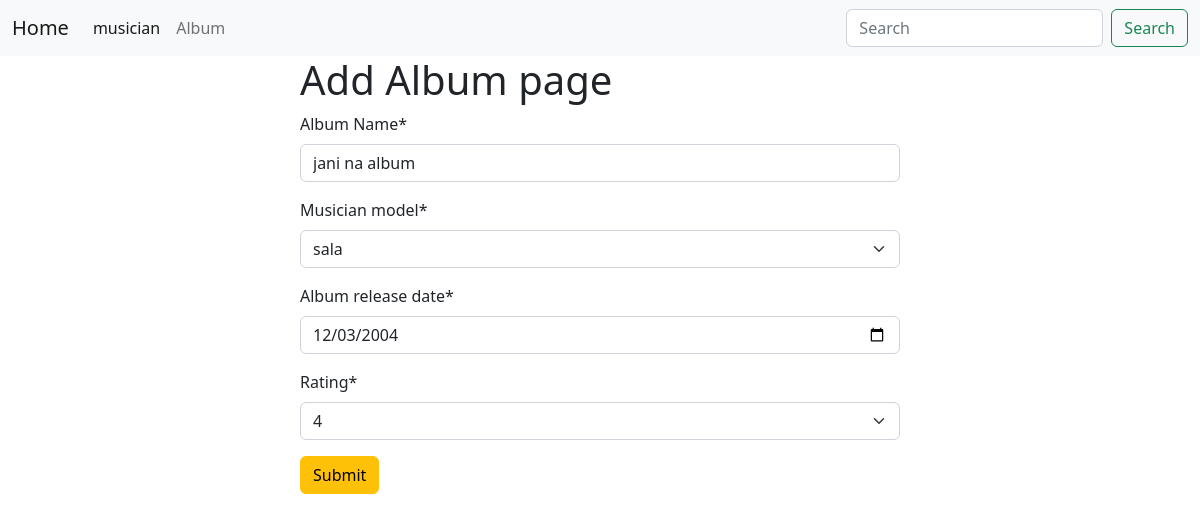
Screenshot of /Album/edit/8 with the database file from the repository.
### Album/models.py (models this page shows, shortened)
class Album(models.Model):
    Album_Name=models.CharField(max_length=50)
    musician_model= models.ForeignKey(musician, on_delete=models.CASCADE, default=None)
    Album_release_date=models.DateField()
    Rating = models.IntegerField()
    tmp = [MaxValueValidator(5),MinValueValidator(0)]

### Album/views.py (the view)
# urls.py: path('edit/<int:id>', views.edit, name='edit'),
def edit(request, id):
    post = models.Album.objects.get(pk=id)
    post_form = forms.Albumform(instance=post)
    if request.method == 'POST':
        post_form = forms.Albumform(request.POST, instance=post)
        if post_form.is_valid():
            post_form.save()
        return redirect('homepage')
    return render(request, 'album_form.html', {'form' : post_form})

### Album/forms.py
class Albumform(forms.ModelForm):
    class Meta:
        model = Album
        fields = '__all__'
        widgets = {
            'Rating': forms.Select(choices=[(i,i) for i in range(1,6)]),
            'Album_release_date': forms.NumberInput(attrs={'type':'date'}),
        }

### musician/models.py (called while the page is built)
    def __str__(self):
        return self.first_Name

### Album/templates/album_form.html (shortened to what this page needs)
{% extends 'base.html' %}
{%  load crispy_forms_tags %}
{% block content %}
<form style="width:50% ; margin : auto" method="post">
    <h1>Add Album page</h1>
{{form | crispy}}
<button class="btn btn-warning">Submit</button>
</form>
{% endblock %}

### rows the page displays
Album: Album_Name "jani na album", musician_model "sala", Album_release_date "12/03/2004", Rating "4"
